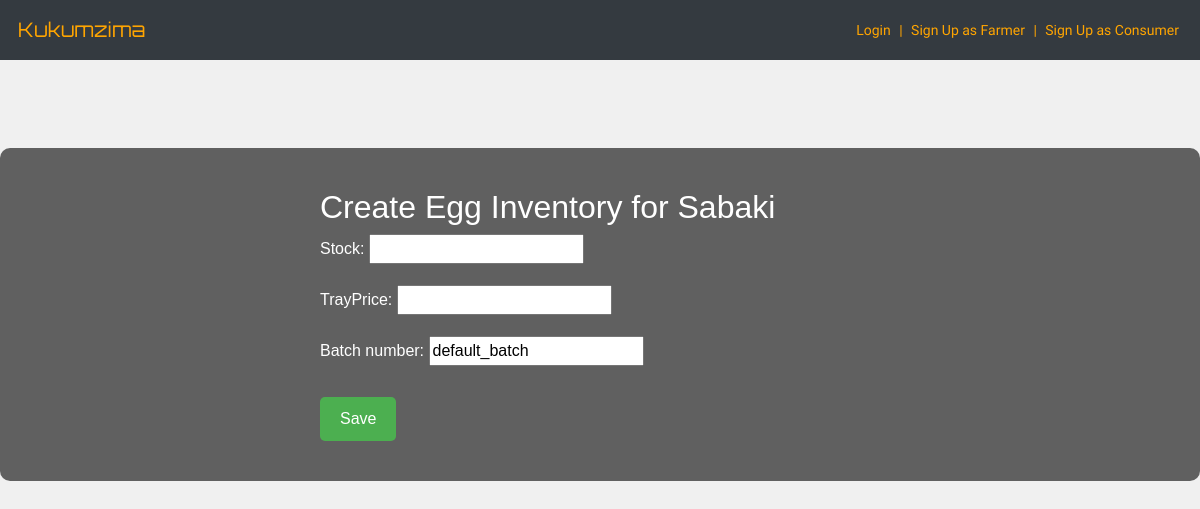
Page /create-egg-inventory/1/ on the earlier database version.
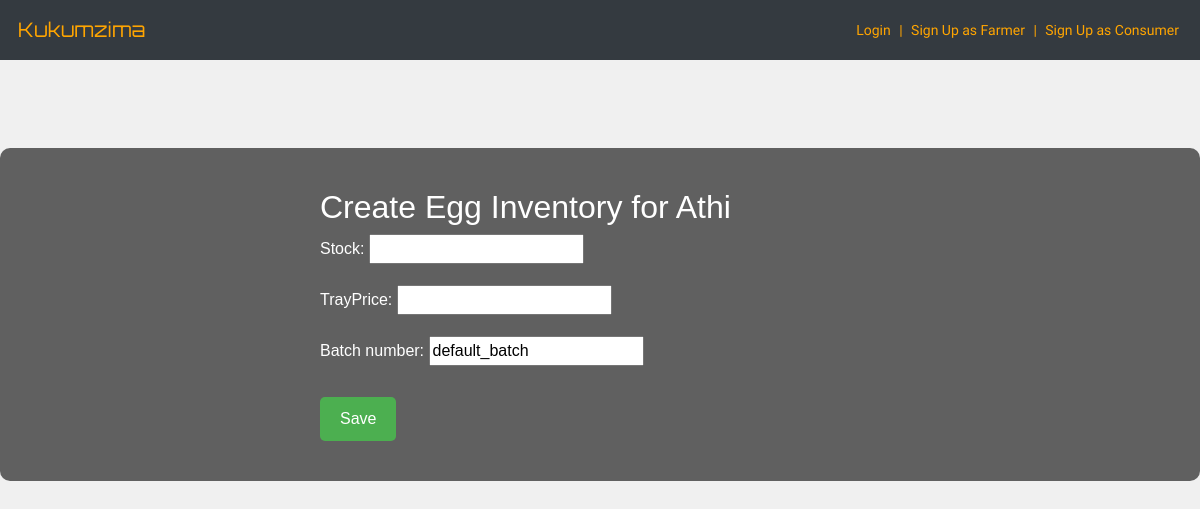
Same page on the later database version.
### core/models.py (models this page shows, shortened)
class Farm(models.Model):
    farmer = models.ForeignKey(Farmer, on_delete=models.CASCADE)
    name = models.CharField(max_length=100)
    location = models.CharField(max_length=255)
    numberOfhens = models.PositiveIntegerField()

### core/views.py (the view)
# urls.py: path('create-egg-inventory/<int:farm_id>/', views.create_egg_inventory, name='create_egg_inventory'),
def create_egg_inventory(request, farm_id):
    farm = get_object_or_404(Farm, id=farm_id)
    if request.method == 'POST':
        form = eggInventoryForm(request.POST)
        if form.is_valid():
            egg_inventory = form.save(commit=False)
            egg_inventory.farm = farm
            egg_inventory.batch_number = 'default_batch'  # Ensure batch_number is provided
            egg_inventory.save()
            return redirect(reverse('farm_detail', kwargs={'pk': farm.id}))
    else:
        form = eggInventoryForm()
    return render(request, 'core/create_egg_inventory.html', {'form': form, 'farm': farm})

### core/forms.py
class eggInventoryForm(forms.ModelForm):
    class Meta:
        model = eggInventory
        fields = ['stock', 'trayPrice', 'batch_number']

### core/templates/core/create_egg_inventory.html (shortened to what this page needs)
{% extends 'core/base.html' %}
{% block content %}
<div class="form-container">
    <h2>Create Egg Inventory for {{ farm.name }}</h2>
    <form id="egg-inventory-form" method="post">
        {{ form.as_p }}
        <button type="submit" class="btn">Save</button>
    </form>
</div>
{% endblock %}

Differences in the rows shown:
changed Farm: name "Sabaki" → "Athi"
